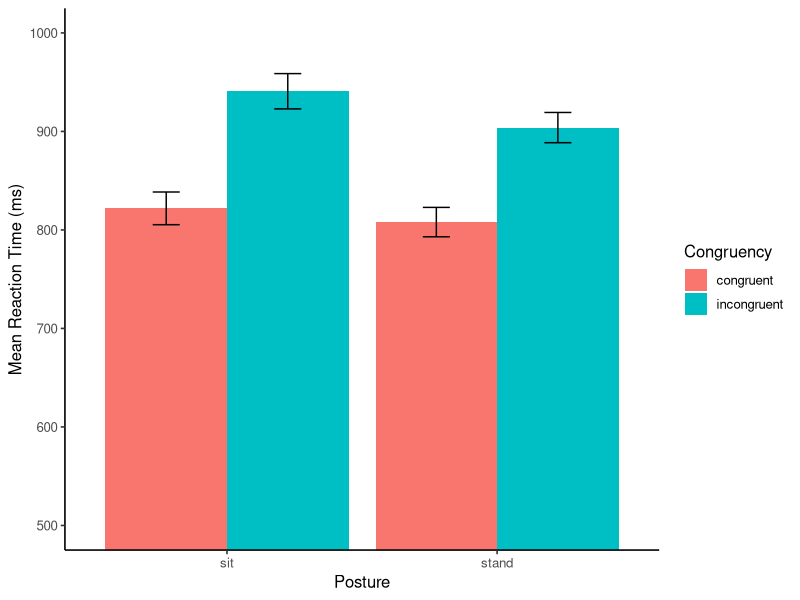
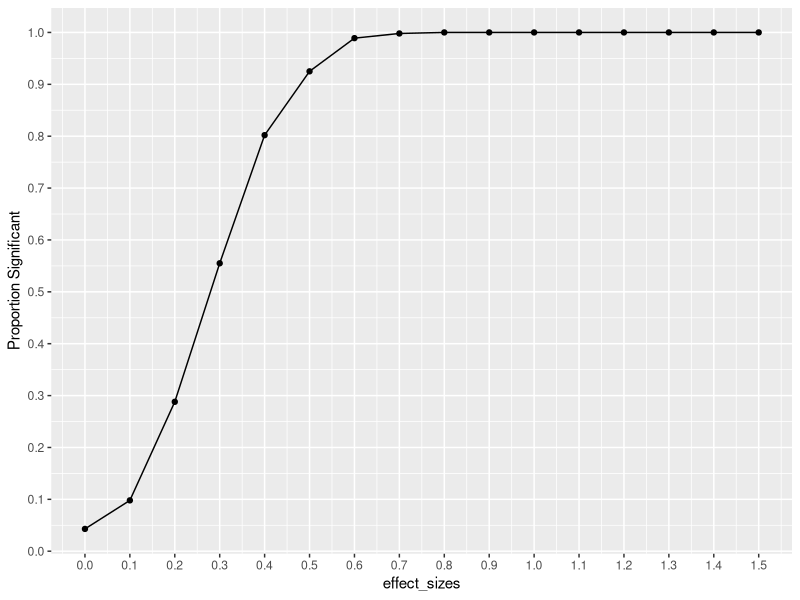

Reproduce these figures in R, in order.
## ---- chunk 1
knitr::opts_chunk$set(echo = TRUE)
## ---- chunk 2
library(dplyr)
library(ggplot2)
 
all_data <- read.csv("open_data/stroop_stand.csv")

(stand_stroop <- t.test(all_data$incongruent_stand,
                        all_data$congruent_stand,
                        paired = TRUE))

(sit_stroop <- t.test(all_data$incongruent_sit,
                        all_data$congruent_sit,
                        paired = TRUE))

## ---- chunk 3
library(tidyr)

stroop_df <- all_data %>%
  pivot_longer(cols = 1:4,
               names_to = c("Congruency","Posture"),
               names_sep = "_",
               values_to = "RTs")

overall_means <- stroop_df %>%
            group_by(Posture, Congruency) %>%
            summarise(mean_RT = mean(RTs),
                      SEMRT = sd(RTs)/sqrt(length(RTs)))

knitr::kable(overall_means)

ggplot(overall_means, aes(x=Posture, 
                          y=mean_RT, 
                          group=Congruency, 
                          fill=Congruency))+
  geom_bar(stat="identity", position="dodge")+
  theme_classic(base_size=12)+
  ylab("Mean Reaction Time (ms)")+
  geom_errorbar(aes(ymin=mean_RT-SEMRT, 
                    ymax=mean_RT+SEMRT), 
                position=position_dodge(width=0.9),
                width=.2)+
  coord_cartesian(ylim=c(500,1000))

## ---- chunk 4
effect_sizes <- seq(0,1.5,.1)
prop_significant <-c()

for(i in 1:length(effect_sizes)){
  sim_ps <- replicate(1000, t.test(replicate(50, rnorm(1, effect_sizes[i], 1)),
                                   mu = 0)$p.value)
  prop_significant[i] <- length(sim_ps[sim_ps < .05])/1000
}

plot_df <- data.frame(effect_sizes,
                      prop_significant)

ggplot(plot_df, aes(x=effect_sizes,y=prop_significant))+
  geom_line() +
  geom_point() +
  scale_x_continuous(breaks=seq(0,1.5,.1))+
  scale_y_continuous(breaks=seq(0,1,.1)) +
  ylab("Proportion Significant")


